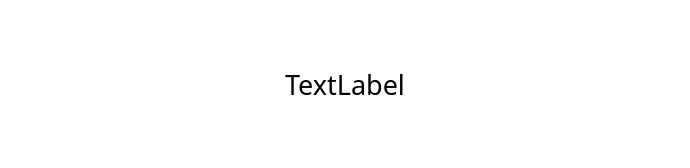
<?xml version="1.0" encoding="UTF-8"?>
<ui version="4.0">
 <class>WindowOut</class>
 <widget class="QDialog" name="WindowOut">
  <property name="windowModality">
   <enum>Qt::WindowModal</enum>
  </property>
  <property name="geometry">
   <rect>
    <x>0</x>
    <y>0</y>
    <width>690</width>
    <height>168</height>
   </rect>
  </property>
  <property name="minimumSize">
   <size>
    <width>690</width>
    <height>168</height>
   </size>
  </property>
  <property name="maximumSize">
   <size>
    <width>690</width>
    <height>168</height>
   </size>
  </property>
  <property name="windowTitle">
   <string>WindowOut</string>
  </property>
  <property name="styleSheet">
   <string notr="true">background-color: rgb(255, 255, 255);</string>
  </property>
  <layout class="QVBoxLayout" name="verticalLayout">
   <item>
    <widget class="QLabel" name="label">
     <property name="font">
      <font>
       <family>幼圆</family>
       <pointsize>20</pointsize>
      </font>
     </property>
     <property name="styleSheet">
      <string notr="true">background-color: rgb(255, 255, 255);</string>
     </property>
     <property name="text">
      <string>TextLabel</string>
     </property>
     <property name="alignment">
      <set>Qt::AlignCenter</set>
     </property>
    </widget>
   </item>
  </layout>
 </widget>
 <layoutdefault spacing="6" margin="11"/>
 <resources/>
 <connections/>
</ui>
